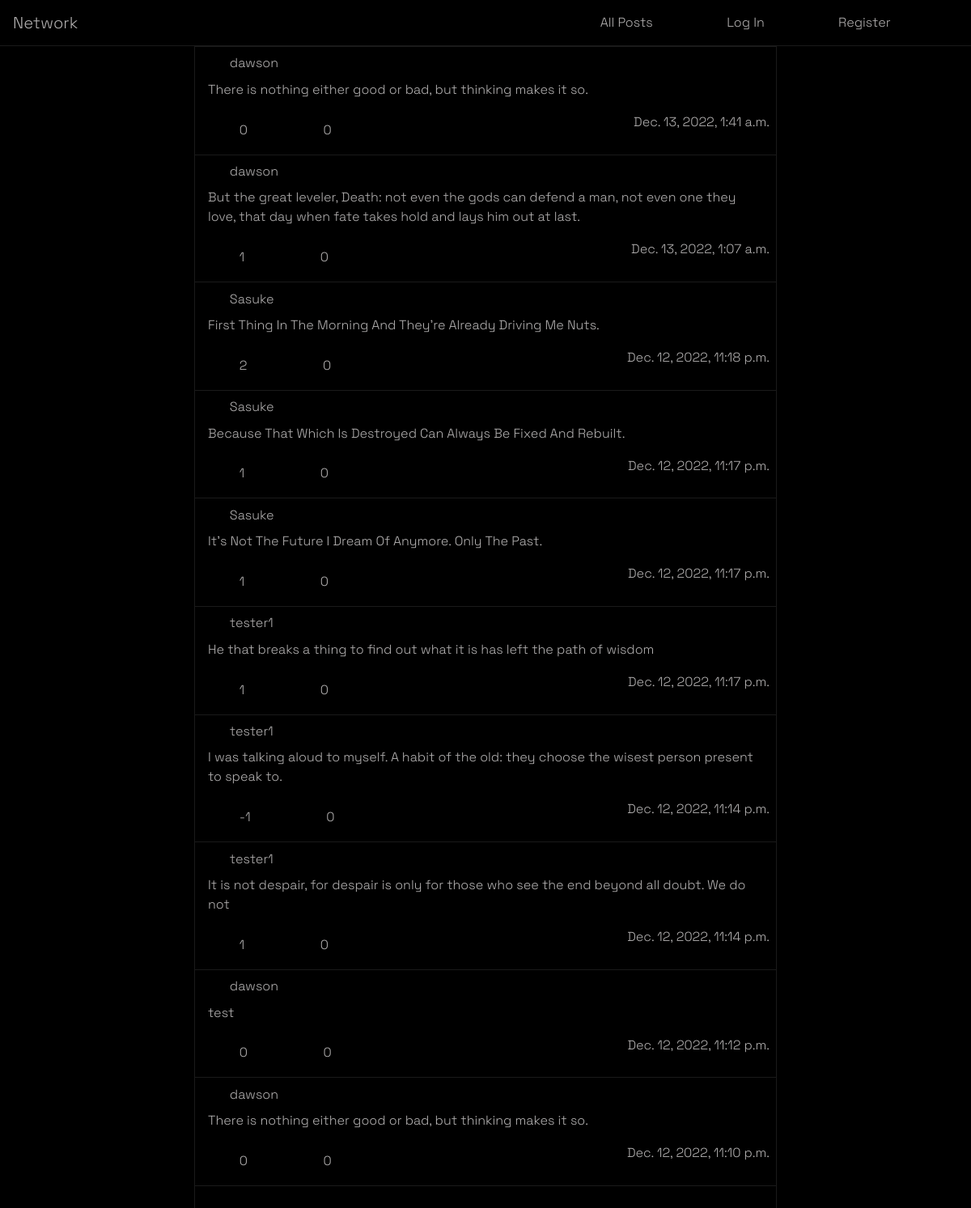
The app's page /, older data.
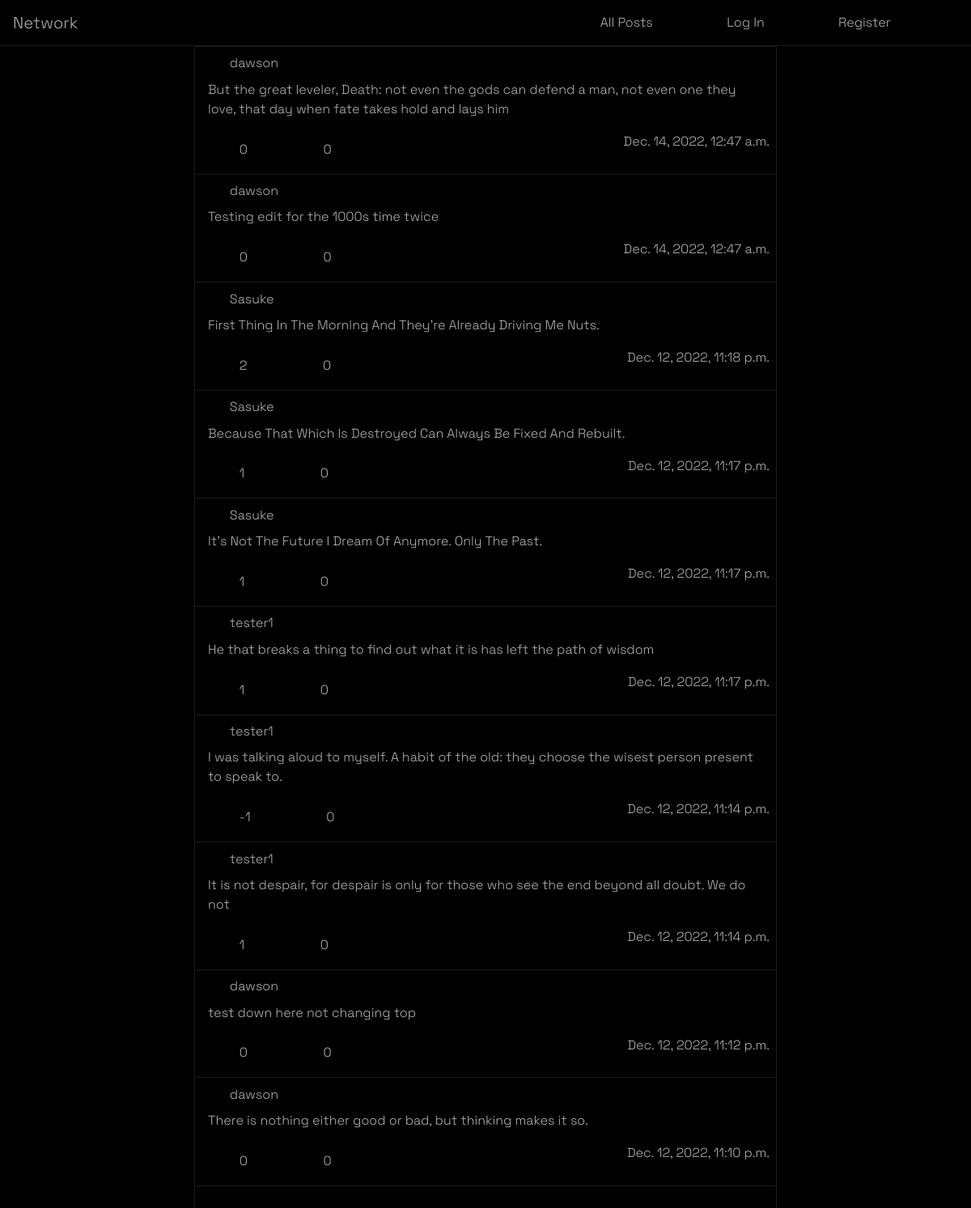
The same page, newer data.
### network/models.py (models this page shows, shortened)
class Post(models.Model):
    username = models.CharField(
        default='None', max_length=24, null=True, blank=True)
    caption = models.TextField(default="")
    timestamp = models.DateTimeField(auto_now_add=True)
    totalLikes = models.IntegerField(default=0)
    totalComments = models.IntegerField(default=0)

### network/views.py (the view, shortened to what this page needs)
# urls.py: path("", views.index, name="index"),
def index(request):
    posts = Post.objects.all().values()
    posts = posts.order_by("-timestamp").all()
    posts = Paginator(posts, 10)
    pNum = request.GET.get('page')
    if pNum is None:
        pNum = 1
    return render(request, "network/index.html", {
        'postForm': PostForm,
        'numPages': posts.num_pages,
        'posts': posts.get_page(pNum),
    })

### network/templates/network/index.html (shortened to what this page needs)
{% extends "network/layout.html" %}
{% block body %}
    <div id='index-body'>
        <div id='post-container'>
            {% for i in posts %}
            <div class='single-post-container' id='{{ i.id }}'>
                <div class='user-info'>
                    <a class='profile-link' href='/profile/{{ i.username }}'><div id='{{ i.username }}' class='index-user-info-top'><box-icon id='profilePicIcon' name='user-circle' size='sm' color='rgb(230, 230, 230)'></box-icon>{{ i.username }}</div></a>
                    </div>
                <div class='post-content'>
                    <p id='para_{{ i.id }}'>
                        {{ i.caption }}
                    </p>
                </div>
                <div class='post-footer'>
                    <div class='interactions'>
                        <form class='interaction-form' method='POST'>
                            <div class='interaction-form'>
                                <button type='submit' class='like interaction-button' name='{{ i.id }}'><box-icon color='white' size='sm' name='like' class='interaction-icons'></box-icon></button>
                                <p id='p-{{ i.id }}'>{{ i.totalLikes }}</p>
                            </div>
                            <div class='interaction-form'>
                                <button type='submit' class='dislike interaction-button' name='{{ i.id }}'><box-icon color='white' size='sm' name='dislike' class='interaction-icons'></box-icon></button>
                                <button type='submit' class='comment interaction-button' name='{{ i.id }}'><box-icon color='white' size='sm' name='comment' class='interaction-icons'></box-icon></button>
                                <p id='p-{{ i.id }}'>{{ i.totalComments }}</p>
                            </div>
                        </form>
                    </div>
                    <div class='post-timestamp'>
                        {{ i.timestamp }}
                    </div>
                </div>
            </div>
            {% endfor %}
            {% if  posts.has_previous or posts.has_next%}
            <nav aria-label="Page navigation">
                <ul id='paginator-buttons' class="pagination">
                <div>
                  <li class="">
                    {% if posts.has_next %}
                    <a id='next-page' href="/?page={{ posts.next_page_number }}"><box-icon animation='fade-right-hover' color="rgb(230, 230, 230)" name='right-arrow-alt'></box-icon></a>
                    {% endif %}
                </li>
                </div>
                </ul>
              </nav>
            {% endif %}
        </div>
    </div>
{% endblock %}

### network/templates/network/layout.html (shortened to what this page needs)
{% load static %}
<!DOCTYPE html>
<html lang="en">
    <head>
        <link rel="stylesheet" href="https://cdn.jsdelivr.net/npm/bootstrap@4.0.0/dist/css/bootstrap.min.css">
        <link rel="stylesheet" href="https://stackpath.bootstrapcdn.com/bootstrap/4.4.1/css/bootstrap.min.css">
        <link href="{% static 'network/styles.css' %}" rel="stylesheet">
    </head>
    <body>
        <nav id='navbar' class="navbar navbar-expand-lg">
            <a class="navbar-brand" href="/">Network</a>
            <div id='navbar-container'>
              <ul class="navbar-nav mr-auto" >
                <li class="nav-item">
                  <a class="nav-link" href="{% url 'index' %}">All Posts</a>
                </li>
                {% if user.is_authenticated %}
                    <li class="nav-item">
                        <div>
                        <a class="nav-link" href="/following"><span>Following<span></a>
                        </div>
                    </li>
                    <li class="nav-item">
                        <a class="nav-link" href="/profile/{{ user }}">Profile</a>
                    </li>
                    <li class="nav-item">
                        <button type="button" id='newPostButton' class="btn btn-dark" data-toggle="modal" data-target="#modalBackdrop" data-whatever="@getbootstrap">
                            <box-icon animation='none' id='newPostSvg' name='plus-circle' size='30px' color="rgb(230, 230, 230)"></box-icon></button>
                            <div class="modal fade" id="modalBackdrop" tabindex="-1" role="dialog" aria-labelledby="exampleModalLabel" aria-hidden="true" style="background-color: rgba(125, 125, 125, 0.25)">
                                <div class="modal-dialog" role="document" tabindex='5'>
                                <div class="modal-content">
                                <div class="modal-header">
                                <h5 class="modal-title" id="exampleModalLabel">New Post</h5>
                                <button type="button" class="close" data-dismiss="modal" aria-label="Close">
                                <span aria-hidden="true"><box-icon name='x-circle' color='white' size='sm'></box-icon></span>
                                </button>
                            </div>
                            <div class="modal-body">
                            <form action='' method='POST'>
                                {% csrf_token %}
                              <div id='textarea-div' class="form-group">
                                {{ postForm.caption }}
                            </div>
                                  </div>
                          <div class="modal-footer">
                            <button type="button" class="btn btn-secondary" data-dismiss="modal">Close</button>
                            <input id='submit-new-post' type="submit" value='Submit'>
                         </form>
                         </div>
                        </div>
                      </div>
                    </div>
                    </li>
                </div>
                    <li class="nav-item">
                        <a class="nav-link" href="{% url 'logout' %}">Log Out</a>
                    </li>
                {% else %}
                    <li class="nav-item">
                        <a class="nav-link" href="{% url 'login' %}">Log In</a>
                    </li>
                    <li class="nav-item">
                        <a class="nav-link" href="{% url 'register' %}">Register</a>
                    </li>
                </div>
                {% endif %}
          </nav>
          <hr id='fullscreen-split'>
            {% block body %}
            {% endblock %}
    </body>
</html>

### network/static/network/styles.css (style rules this page uses)
body { font-family: 'Space Grotesk', sans-serif; background-color: black; font-weight: 300; color: rgb(180, 178, 178); width: 100%; height: 100%; }
#navbar { background-color: black; justify-content: space-between; }
#profilePicIcon { margin-right: 10px; }
#navbar a { text-decoration: none ; color: rgb(180, 178, 178); transition: all .25s linear; }
#navbar-container { width: 45%; text-align: center; }
#navbar ul { justify-content: space-evenly; align-items: center !important; }
.nav-item::marker { color: black; }
#fullscreen-split { margin-top: 0; margin-bottom: 0; border-top: 1px solid rgba(255, 255, 255, 0.1); }
#index-body { display: flex; justify-content: center; width: 100%; }
#post-container { margin-top: 0px;; height: calc(100% - 38px); width: 60%; border: 1px solid rgba(255, 255, 255, 0.1); }
.user-info { display: flex; align-items: center; justify-content: space-between; }
.profile-link { text-decoration: none; color: rgb(180, 178, 178); }
.index-user-info-top { display: flex; align-items: center; cursor: pointer }
.single-post-container { padding: .5rem; border-bottom: 1px solid rgba(255, 255, 255, 0.1); }
#paginator-buttons { display: flex; margin: 1% !important; margin-left: 2% !important; margin-right: 2% !important; justify-content: space-between; }
.post-content { margin: .5rem; }
.interaction-form { display: flex; align-items: center; }
.interaction-form p { margin-bottom: 0px; }
.interaction-button { background-color: black; border: none; }
.post-footer { display: flex; justify-content: space-between; }
.interaction-icons { margin: 5px; }
.interactions { display: flex; justify-content: space-between; vertical-align: center; }

Row changes from the older to the newer data that the page shows:
removed Post: username "dawson", caption "There is nothing either good or bad, but thinking makes it so.", totalLikes "0", totalComments "0", timestamp "Dec. 13, 2022, 1:41 a.m."
removed Post: username "dawson", caption "But the great leveler, Death: not even the gods can defend a man, not even one they love, that day when fate takes hold and lays him out at last.", totalLikes "1", totalComments "0", timestamp "Dec. 13, 2022, 1:07 a.m."
added Post: username "dawson", caption "But the great leveler, Death: not even the gods can defend a man, not even one they love, that day when fate takes hold and lays him", totalLikes "0", totalComments "0", timestamp "Dec. 14, 2022, 12:47 a.m."
added Post: username "dawson", caption "Testing edit for the 1000s time twice", totalLikes "0", totalComments "0", timestamp "Dec. 14, 2022, 12:47 a.m."
changed Post: caption "test" → "test down here not changing top"
